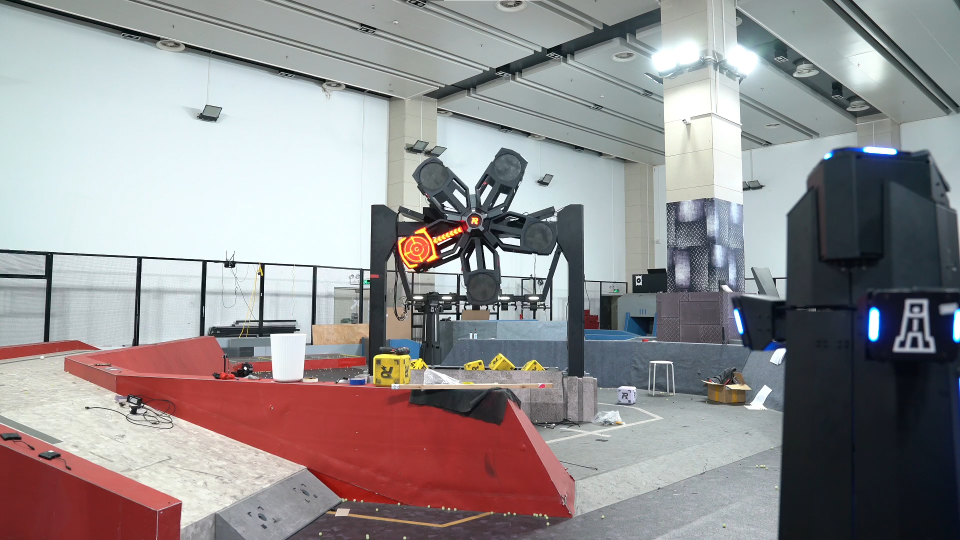
#> input picture D-Do in spare time/Technical Skills/OpenCV/data/rune/rune.png, 1920 x 1080 px (shown at 1/2 size)
$ python crop.py
#> lines starting #> are read from the running program, lines starting #| are printed output that depends on the picture
import cv2
import os

# read image
image_path = os.path.join('.', 'data', 'rune', 'rune.png')
image = cv2.imread(image_path)
#> image is the input picture: shape (1080, 1920, 3); mean B, G, R 144.3, 143.1, 147.1
rune = image[280:620, 760:1150]
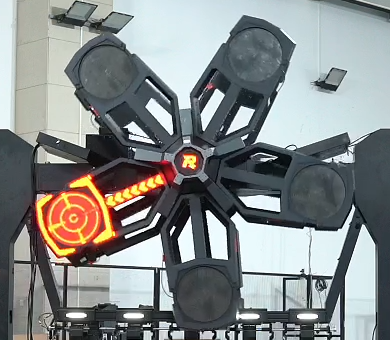
#> rune: shape (340, 390, 3); mean B, G, R 137.4, 137.8, 133.9

print(image.shape)
#| (1080, 1920, 3)
print(rune.shape)
#| (340, 390, 3)

cv2.imshow("rune", image)
cv2.imshow("rune-crop", rune)
cv2.waitKey(0)
